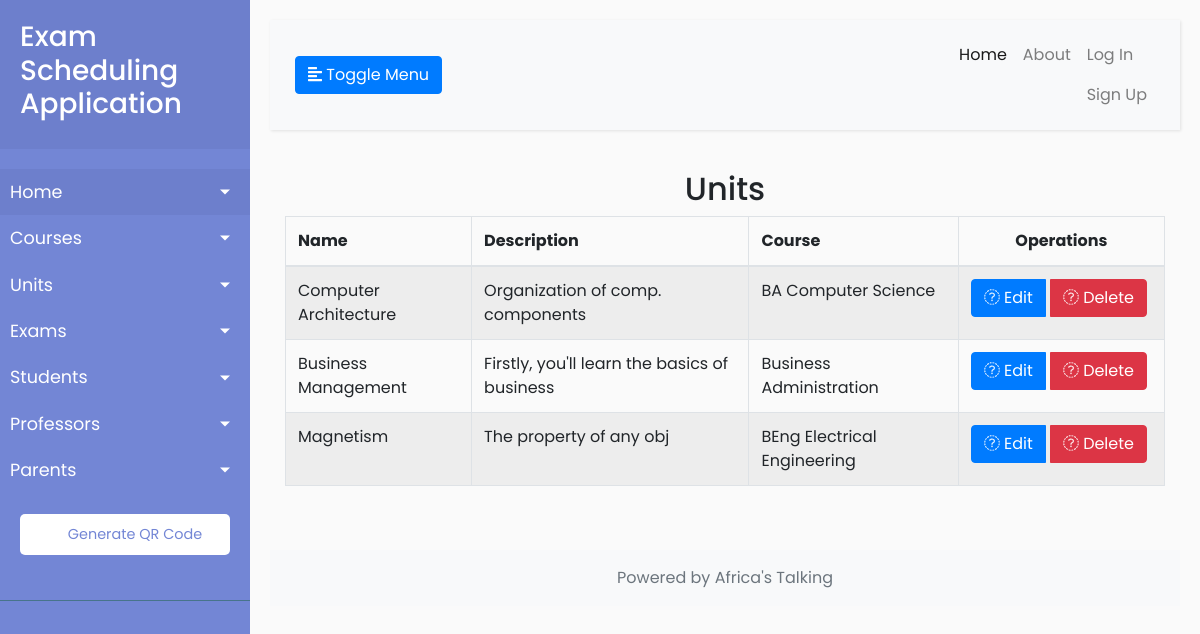
The page /units on the database as committed earlier.
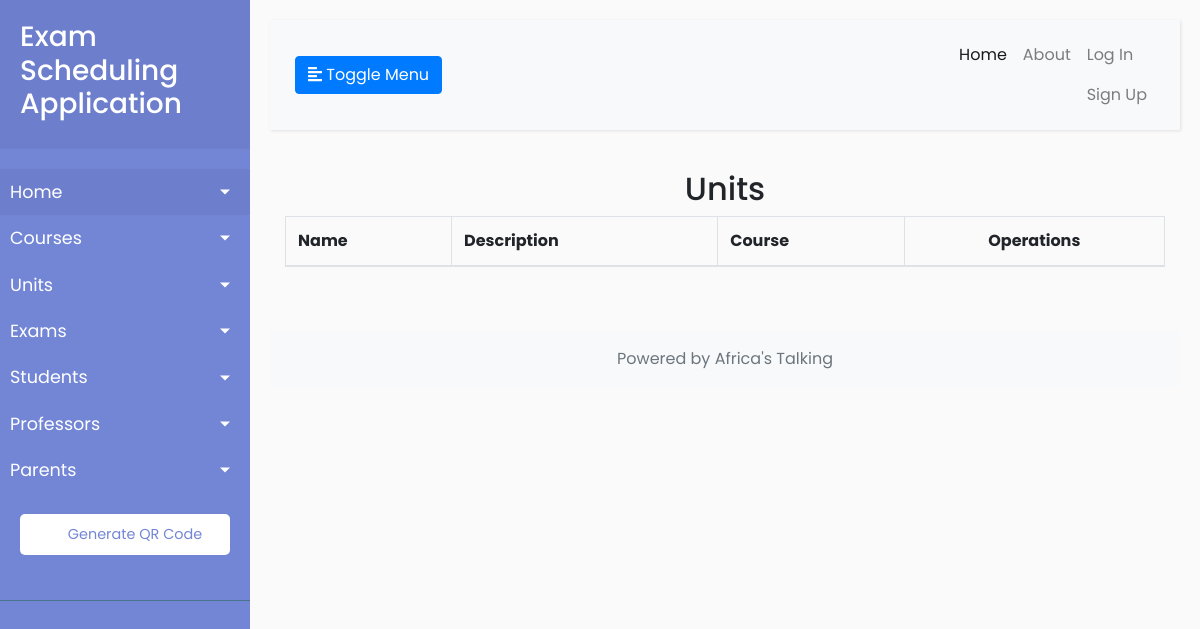
The same page on the database as committed later.
### exams/models.py (models this page shows, shortened)
class Unit(models.Model):
    name = models.CharField(max_length=100)
    description = models.TextField(max_length=1000, help_text="Enter a brief description of the Unit.")
    course = models.ForeignKey(Course, on_delete=models.CASCADE)

class Course(models.Model):
    name = models.CharField(max_length=100)
    description = models.TextField(max_length=1000, help_text="Enter a brief description of the course.")
    def __str__(self):
        return f'{self.name}'
    class Meta:
        verbose_name = "Course"
        verbose_name_plural = "Courses"

### exams/views.py (the view)
# urls.py: path('units', UnitListView.as_view(), name='units-list'),
class UnitListView(ListView):
    model = Unit
    template_name = 'exams/units_list.html'
    context_object_name = 'units'
    paginate_by = 3

### exams/templates/exams/units_list.html (shortened to what this page needs)
{% extends 'exams/base.html' %}
{% block content %}
    <div class="right_col" role="main">
        <div class="row">
            <div class="col-md-12">
                <div class="x_panel">
                    <div class="x_title">
                        <h2 class="text-center">Units</h2>
                    </div>
                    <div class="x_content">
                        <div class="table-responsive">
                            <table id="unit-datatable" class="table table-striped table-bordered">
                                <thead>
                                    <tr>
                                        <th>Name</th>
                                        <th>Description</th>
                                        <th>Course</th>
                                        <th class="text-center">Operations</th>
                                    </tr>
                                </thead>
                                <tbody>
                                    {% for unit in units %}
                                        <tr>
                                            <td>{{ unit.name }}</td>
                                            <td>{{ unit.description }}</td>
                                            <td>{{ unit.course }}</td>
                                            <td class="text-center">
                                                <div class="btn-group" role="group">
                                                    <a href="{% url 'units-update' unit.pk %}" class="btn btn-primary btn-xs"><i class="fa fa-pencil"></i> Edit</a>
                                                    <a href="{% url 'units-delete' unit.pk %}" class="btn btn-danger btn-xs"><i class="fa fa-remove"></i> Delete</a>
                                                </div>
                                            </td>
                                        </tr>
                                    {% endfor %}
                                </tbody>
                            </table>
                        </div>
                    </div>
                </div>
            </div>
        </div>
    </div>
{% endblock content%}

Rows that differ between the two databases and show on the page:
removed Unit: name "Computer Architecture", description "Organization of comp. components", course "BA Computer Science"
removed Unit: name "Business Management", description "Firstly, you'll learn the basics of business", course "Business Administration"
removed Unit: name "Magnetism", description "The property of any obj", course "BEng Electrical Engineering"
